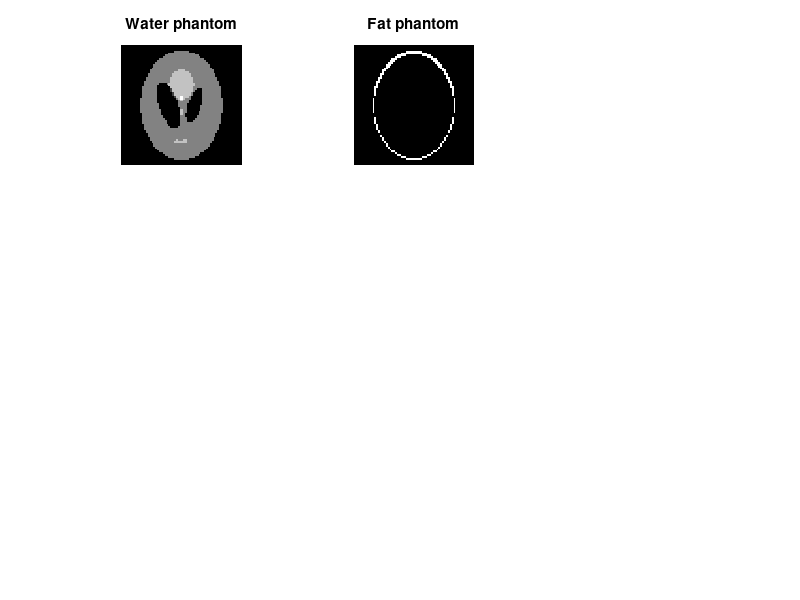

The MATLAB script that drew this image: (Note: this script raises an error after producing the figure.)
%% Investigate the idea of dynamic single point imaging with regularized reconstruction for inherent distortion free MRI
% Inherent distortion free mri with accelerated single point imaging and regularized reconstruction
% possible names:
% spicy
% spike
% spinach
% spiro

% Assumptions:
% 1) No T1/T2 decay
% 2) Single receiver work
% 3) Initial image = 100% real-valued
clear all;close all;clc;
addpath(genpath(cd))
addpath(genpath('C:\Users\tombruijnen\Documents\Programming\MATLAB\MReconUMC_V5\Packages\utils'))
addpath(genpath('C:\Users\tombruijnen\Documents\Programming\MATLAB\MReconUMC_V5\Standalone\Fessler_nufft/'))

woff_fat=220; % Hz

% Phantom + field generation
N=64;

% Water layer phantom
x_w=phantom(N);

% Fat layer phantom
x_f=zeros(size(x_w));
x_f(x_w==1)=.3; % fat fraction
x_w(x_w==1)=.2;
subplot(331);imshow(x_w,[]);title('Water phantom')
subplot(332);imshow(x_f,[]);title('Fat phantom')

% Add susceptibillity  source
width_sus=2;
dChi=zeros(N,N,N);
dChi(N/2-width_sus:N/2+width_sus,N/2-width_sus:N/2+width_sus,N/2-width_sus:N/2+width_sus)=3*10^-6+.25*10^-6*rand(2*width_sus+1,2*width_sus+1,2*width_sus+1); % Titanium alloy
B0 = 3; % tesla;
voxelSize = [1 1 1]; % mm
gyromagneticRatio = 2*pi*42.58e6;
dB = B0*calculateFieldShift(dChi, voxelSize);
dOhmega = dB*gyromagneticRatio;

w_max=50; % 100 Hz
B0=rot90(w_max*normalise(generate_b0(1,N)),1)+dOhmega(:,:,N/2);

% Calculate derivative of B0 for intravoxel dephasing
der_B0=conv2(B0,[0 -1 0; -1 4 -1; 0 -1 0],'same');

subplot(333);imshow(B0,[]);colormap(gca, jet);title('B0 - susceptibillity');
subplot(334);imshow(der_B0,[]);colormap(gca, jet);title('Derivative B0 ');

% Sequence settings
SQ.TE=1.4E-03;
SQ.ADC_duration=1E-03;
SQ.ADC_dt=SQ.ADC_duration/(N);
fat_phi=@(tau,woff)(sin((woff_fat+woff).*tau));
water_phi=@(tau,woff)(sin(woff.*tau));

% Standard Cartesian acquisition
k=zeros(N,N);
for fe=1:N
    t=SQ.TE+(fe-1)*SQ.ADC_dt;
    % Apply phase ramping due to off res + chem shift
    x=exp(-1j*2*pi*fat_phi(t,B0)).*x_f+...
        exp(-1j*2*pi*water_phi(t,B0)).*x_w;
    
    % Apply intravoxel dephasing 
    for xcoord=1:N^2
    spins=t*der_B0(xcoord);
    if spins(end)>1
        x(xcoord)=0;
    else
        x(xcoord)=x(xcoord)*exp(-4.6*abs(spins));
    end
    end
    
    % Sample a complete phase-encode line (say TE)
    X=ifftshift(fft2(fftshift(x)));
    k(fe,:)=X(fe,:);
end

% Make it more realistic by introducing gibbs ringing
k([1 end],:)=0;k(:,[1 end])=0;

% Fourier transform
x_recon=ifftshift(ifft2(fftshift(k)));
subplot(335);imshow(abs(x_recon),[]);title('Geometrically distorted')

%% Conventional radial method
% Assume I take nsamples samples across the ADC --> nsamples 2D images
% Also assume that I take N readouts
nsamples=2*N;
k=zeros(nsamples,N);

% Compute Golden angle radial trajectory with N readouts
% First compute the radial angles
d_angle=pi/((1+sqrt(5))/2);angles=0:d_angle:d_angle*(N-1);

% Now compute all the sample points that I want!
kx=linspace(0,nsamples-1,nsamples)'-(nsamples-1)/2;

% Modulate the phase of all the successive spokes
for l=1:N
    k(:,l)=kx*exp(-1j*angles(l));
end

% Normalise
k=.5*k/max(abs(k(:)));
cp=ceil(nsamples/2);

% For every adc point select the adequate k-pos and store --> Still
% requires a lot of effort
k_ref=size(nsamples,N);

for ns=1:nsamples
    for s_itl=1:N    
        idx=cp+s_itl;
        while idx > nsamples
            idx=idx-cp-1;
        end
        
        proj=s_itl+ns-1;
        while proj>N
            proj=proj-N;
        end
        k_ref(ns,s_itl)=k(idx,proj);
        
        %scatter(real(k(idx,proj)),imag(k(idx,proj)));hold on;pause(.2);axis([-.5 .5 -.5 .5])
    end
end

% Estimate density function
%for ns=1:nsamples;dcf(ns,:)=sdc3_MAT(cat(1,real(k(ns,:)),imag(k(ns,:)),zeros(size(k(ns,:)))),25,N,0);end
%dcf_ref=sdc3_MAT(cat(1,real(k_ref(:)),imag(k_ref(:)),zeros(size(k_ref(:)))),10,N,0);
dcf=abs(k);dcf(cp,:)=1/nsamples;

% Precreate Cartesian mesh for interpolation
cxy=linspace(-.5,.5,round(N)+1);cxy(end)=[];
[KX,KY]=meshgrid(cxy,cxy);

% Perform k-space sampling
kdata=zeros(size(k_ref));
for fe=1:nsamples
    
    t=SQ.TE+(fe-1)*SQ.ADC_dt;
    % Apply phase ramping due to off res + chem shift
    x=exp(-1j*2*pi*fat_phi(t,B0)).*x_f+...
        exp(-1j*2*pi*water_phi(t,B0)).*x_w;
    
    % Apply intravoxel dephasing 
    for xcoord=1:N^2
    spins=t*der_B0(xcoord);
    if spins(end)>1
        x(xcoord)=0;
    else
        x(xcoord)=x(xcoord)*exp(-4.6*abs(spins));
    end
    end
        
    % Sample a complete phase-encode line (say TE)
    X=ifftshift(fft2(fftshift(x)));
    
    % Interpolation
    kdata(fe,:)=interp2(KX,KY,X,imag(k(fe,:)),real(k(fe,:)),'spline');
end

% Fourier transform
for ns=1:1
    om=[real(k(:)) imag(k(:))]*2*pi;
    F=nufft_init(om,[N N],[5 5],2*[N N],.5*[N N]);
    recon(:,:,ns)=nufft_adj(matrix_to_vec(dcf(:).*kdata(:)),F)/sqrt(N^2);
end

subplot(336),imshow(abs(recon),[]);title('Conventional radial')

%% Build the gradient waveforms for the trajectory

Gmx = 2;
Smx = 20;
C = [real(k_ref(1,:))' imag(k_ref(1,:))' 0*k_ref(1,:)'];

[C_riv, time_riv, g_riv, s_riv, k_riv] = minTimeGradient(C,0);          % Rotationally invariant solution